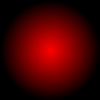
Frame 1 (no input)
Frame 60 (the mouse pressed at the canvas centre just before this capture): identical to frame 1, image omitted
Frame 120 (the mouse held since frame 60 and released just before this capture): identical to frame 1, image omitted

The Processing sketch that drew this single still picture (run headless with seeded random() and noise(); from frame 60 on, the mouse is pressed at the canvas centre):

// Processing sketch: radial_gradient
// ── radial_gradient.pde
color generatePixel(int x, int y, int w, int h)
{
  float u = map(x, 0,w, -1,1);
  float v = map(y, 0,h, -1,1);
  float r = sqrt(u*u+v*v);
  return lerpColor(color(255,0,0),color(0), r);
}

PImage picture = createImage(100,100,RGB);

void setup()
{
  picture = generatePicture(picture);
}

void draw()
{
  image(picture,0,0);
}

PImage generatePicture(PImage pic)
{
  pic.loadPixels();
  for(int i=0; i<pic.pixels.length ; i++) {
    pic.pixels[i] = generatePixel(i%pic.width, i/pic.width, pic.width, pic.height);
  }
  pic.updatePixels();
  return pic;
}
